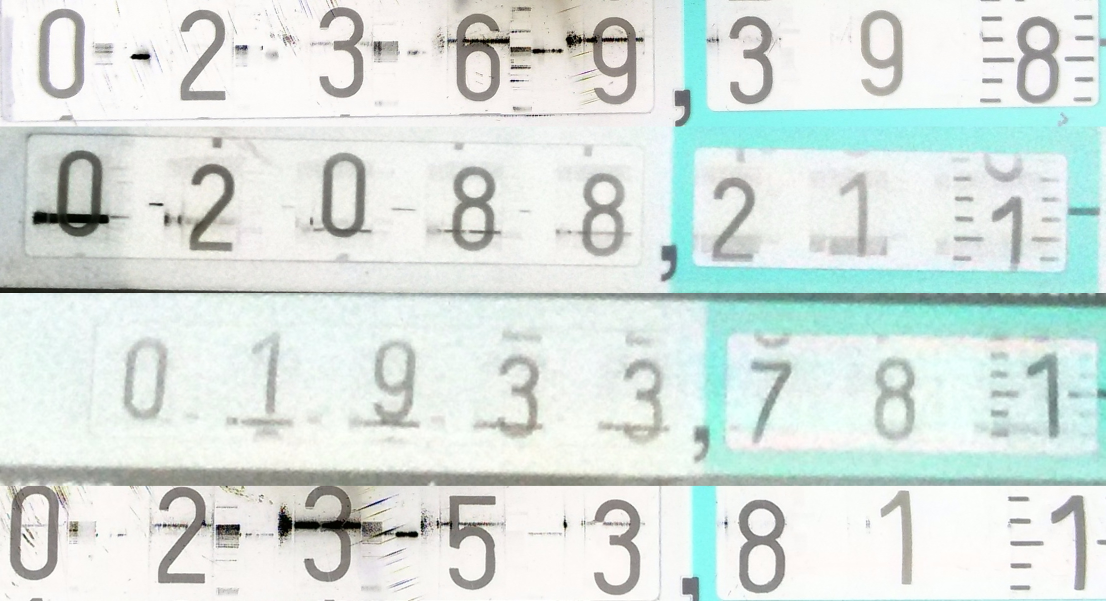
//> input picture Dujos/Duju skaitliuko klasifikaciju generatorius/ss1.png, 2211 x 1202 px (shown at 1/2 size)
$ ./GenDataDuju   (built with g++ and OpenCV 4)
//> lines starting //> are read from the running program, lines starting //| are printed output that depends on the picture; after the words box and inside, x2 and y2 are one past the last pixel; in counts of white or black regions, pixels touching at a corner belong together
#include<opencv2/core/core.hpp>
#include<opencv2/highgui/highgui.hpp>
#include<opencv2/imgproc/imgproc.hpp>
#include<opencv2/ml/ml.hpp>

#include<iostream>
#include<vector>

const int MIN_CONTOUR_AREA = 850;

const int RESIZED_IMAGE_WIDTH = 20;
const int RESIZED_IMAGE_HEIGHT = 30;

///////////////////////////////////////////////////////////////////////////////////////////////////
int main() {

	cv::Mat trainingImage;
	cv::Mat trainingImageH;
	cv::Mat imgGrayscale;
	cv::Mat imgBlurred;
	cv::Mat imgThresh;
	cv::Mat imgThreshCopy;
	cv::Mat imgThreshCopy2;
	cv::Mat imgThreshCopy3;
	cv::Mat imgThreshCopy4;
	cv::Mat imgThreshCopy5;


	std::vector<std::vector<cv::Point> > ptContours;
	std::vector<cv::Vec4i> v4iHierarchy;

	cv::Mat matClassificationInts;

	cv::Mat matTrainingImagesAsFlattenedFloats;

	std::vector<int> intValidChars = { '0', '1', '2', '3', '4', '5', '6', '7', '8', '9', ',' };

	trainingImage = cv::imread("ss1.png"); //Nuskaitom nuotrauka
//> trainingImage is the input picture: 1202 rows x 2211 cols, CV_8UC3; mean B, G, R 223.3, 227.5, 216.7
	//trainingImage.convertTo(trainingImage, -1, 1.3, -50);
	//cv::resize(trainingImage, trainingImage, cv::Size(), 0.55, 0.55);

	if (trainingImage.empty()) {
		std::cout << "error: image not read from file\n\n";
		return(0);
	}

	cv::cvtColor(trainingImage, imgGrayscale, CV_BGR2GRAY);
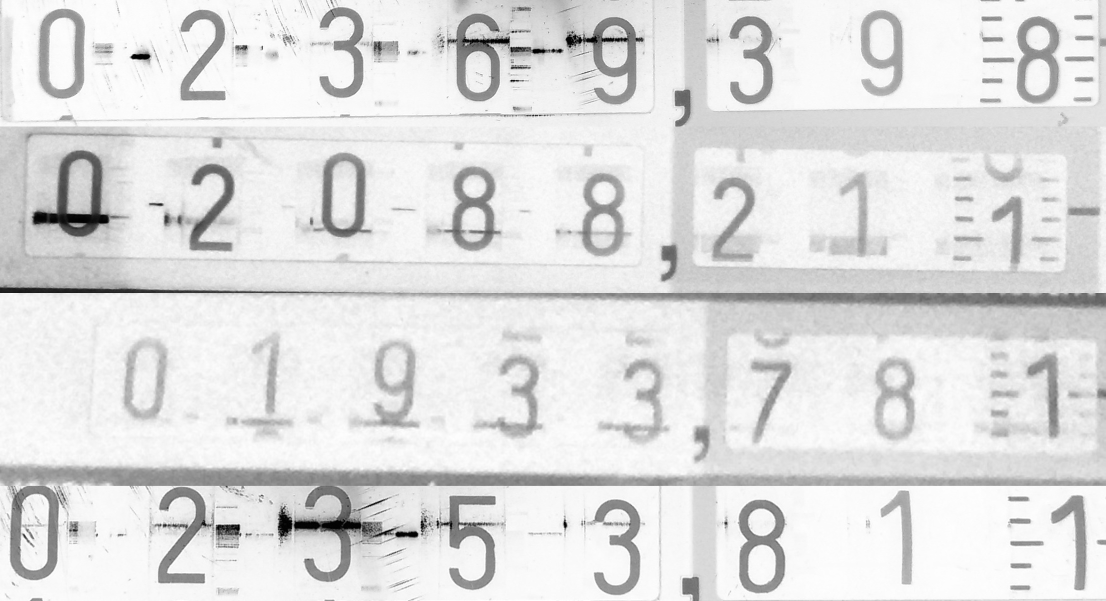
//> imgGrayscale: 1202 rows x 2211 cols, CV_8UC1 (shown at 1/2 size); min 0, max 255, mean 223.8

	cv::GaussianBlur(imgGrayscale,
		imgBlurred,
		cv::Size(5, 5),
		0);


	cv::adaptiveThreshold(imgBlurred,
		imgThresh,
		255,
		cv::ADAPTIVE_THRESH_GAUSSIAN_C,
		cv::THRESH_BINARY_INV,
		11,
		2);
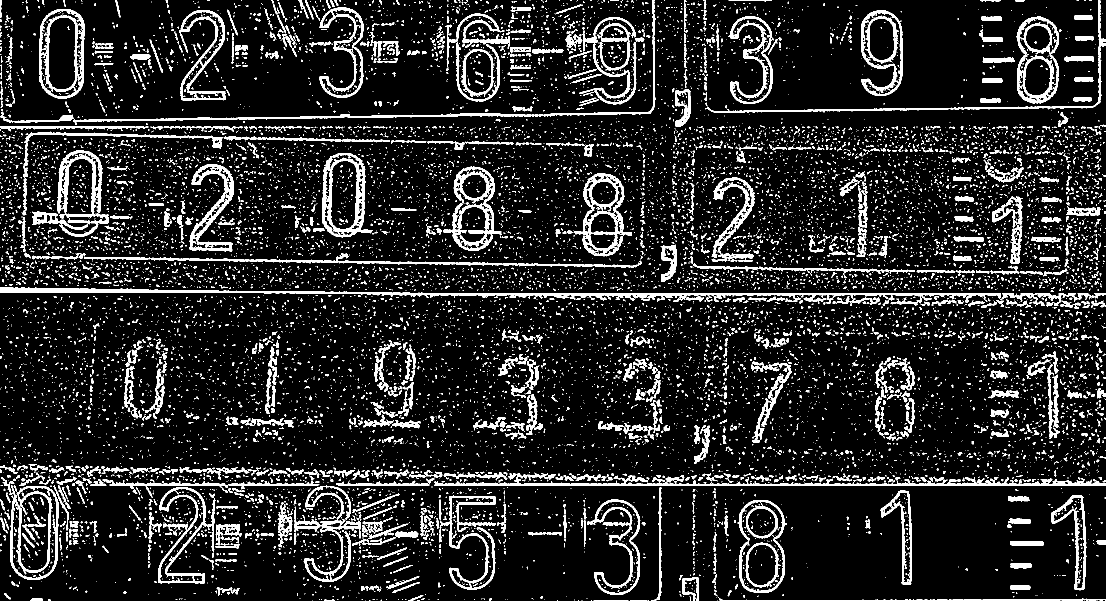
//> imgThresh: 1202 rows x 2211 cols, CV_8UC1 (shown at 1/2 size); 12.3% white; 15007 white regions (13462 under 20 px), largest, box (x1, y1, x2, y2) and area: (0, 575, 2002, 612) 13882, (868, 945, 2211, 972) 9016, (64, 301, 218, 473) 5872

	cv::imshow("imgThresh", imgThresh);
	imgThreshCopy = imgThresh.clone();
	imgThreshCopy2 = imgThresh.clone();


	cv::morphologyEx(imgThreshCopy,
		imgThreshCopy2,
		cv::MORPH_OPEN,
		cv::Mat(),
		cv::Point(-1, -1),
		1);
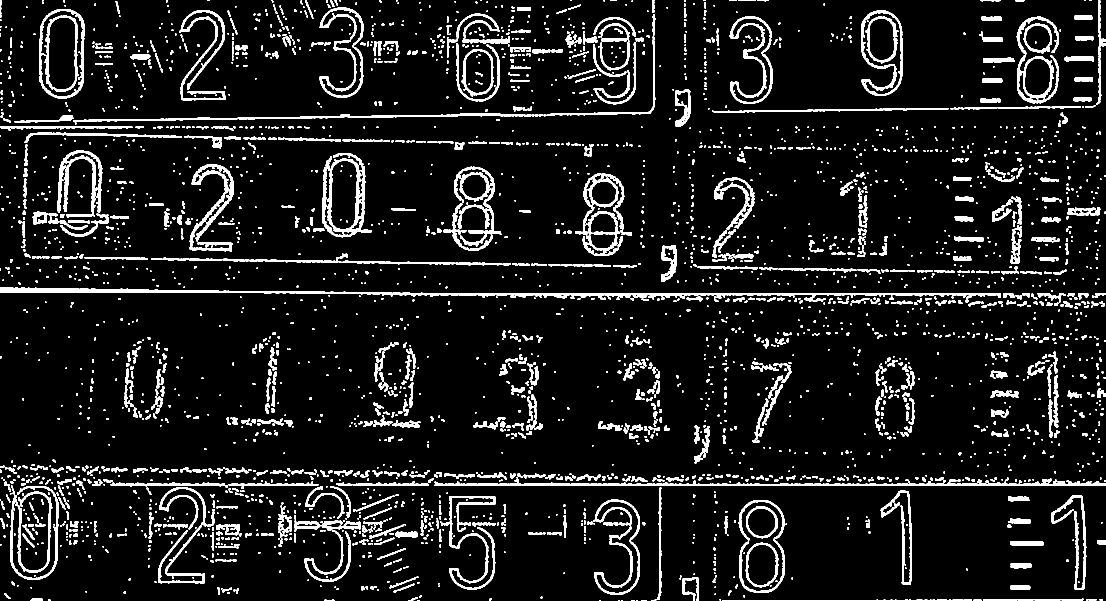
//> imgThreshCopy2: 1202 rows x 2211 cols, CV_8UC1 (shown at 1/2 size); 9.1% white; 3307 white regions (1911 under 20 px), largest, box (x1, y1, x2, y2) and area: (0, 575, 2001, 603) 12084, (869, 957, 2211, 972) 7164, (644, 306, 744, 475) 4685

	cv::morphologyEx(imgThreshCopy2,
		imgThreshCopy3,
		cv::MORPH_CLOSE,
		cv::Mat(),
		cv::Point(-1, -1),
		1);
//> imgThreshCopy3: 1202 rows x 2211 cols, CV_8UC1; 9.4% white; 2596 white regions (1551 under 20 px)

	cv::imshow("po morfologiniu", imgThreshCopy3);

	cv::findContours(imgThreshCopy3,
		ptContours,
		v4iHierarchy,
		cv::RETR_EXTERNAL,
		cv::CHAIN_APPROX_SIMPLE);
//> ptContours = 2552 contours, 1820 with area under 20; largest, box (x1, y1, x2, y2) and area: (1476, 1000, 1574, 1186) 14445, (78, 18, 170, 197) 14259, (644, 306, 744, 475) 12661, (1150, 346, 1264, 512) 11381, (3, 955, 118, 1160) 11343; v4iHierarchy = 2552 items, first 8: [1, -1, -1, -1], [2, 0, -1, -1], [3, 1, -1, -1], [4, 2, -1, -1], [5, 3, -1, -1], [6, 4, -1, -1], [7, 5, -1, -1], [8, 6, -1, -1]


	for (int i = 0; i < ptContours.size(); i++) {
		if (cv::contourArea(ptContours[i]) > MIN_CONTOUR_AREA) {
			cv::Rect boundingRect = cv::boundingRect(ptContours[i]);

			cv::rectangle(trainingImage, boundingRect, cv::Scalar(0, 0, 255), 2);

			cv::Mat matROI = imgThreshCopy3(boundingRect);

			cv::Mat matROIResized;
			cv::resize(matROI, matROIResized, cv::Size(RESIZED_IMAGE_WIDTH, RESIZED_IMAGE_HEIGHT));

			cv::imshow("matROI", matROI);
			cv::imshow("matROIResized", matROIResized);
			cv::imshow("imgTrainingNumbers", trainingImage);

			int intChar = cv::waitKey(0);

			if (intChar == 27) {
				return(0);
			}
			else if (std::find(intValidChars.begin(), intValidChars.end(), intChar) != intValidChars.end()) {

				matClassificationInts.push_back(intChar);

				cv::Mat matImageFloat;
				matROIResized.convertTo(matImageFloat, CV_32FC1);

				cv::Mat matImageFlattenedFloat = matImageFloat.reshape(1, 1);

				matTrainingImagesAsFlattenedFloats.push_back(matImageFlattenedFloat);

			}
		}
	}
//> this loop made 2552 passes; the space key is pressed
//> boundingRect on passes 300, 310, 314, 327, 328, 348, 357, 362, 387, 421, 479, 887: Rect(556, 1005, 28, 89), Rect(1476, 1000, 98, 186), Rect(1186, 999, 94, 191), Rect(873, 992, 125, 188), Rect(2102, 991, 71, 189), Rect(1761, 981, 63, 188), Rect(316, 974, 114, 193), Rect(588, 972, 134, 192), Rect(206, 959, 431, 31), Rect(3, 955, 115, 205), Rect(869, 947, 1342, 25), Rect(2097, 750, 22, 126)
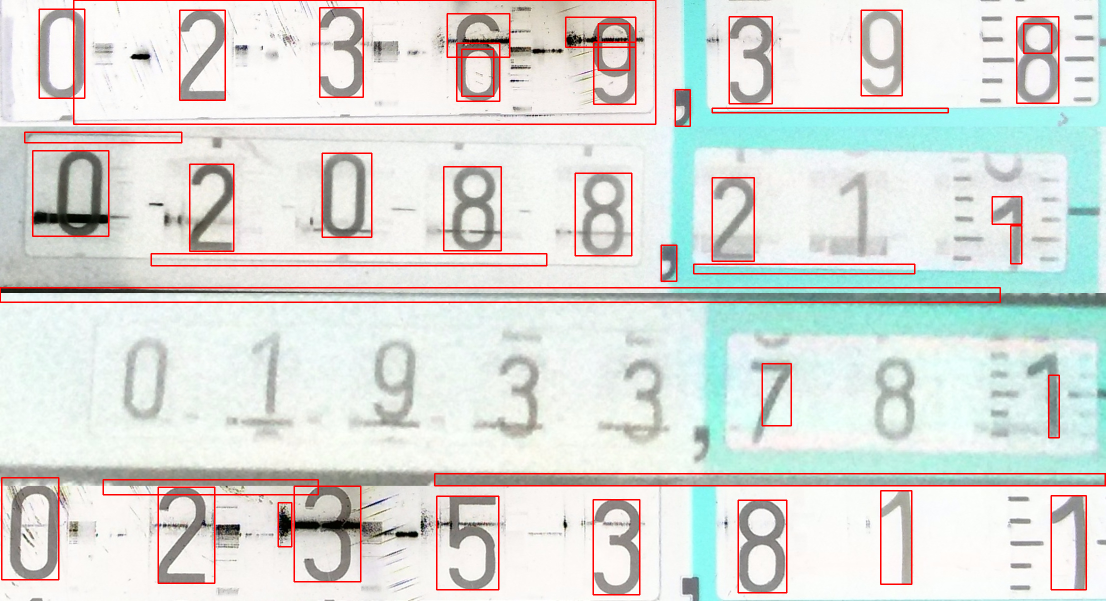
//> trainingImage: 1202 rows x 2211 cols, CV_8UC3 (shown at 1/2 size); 3.34% of pixels changed, all inside (x1, y1, x2, y2) = (0, 0, 2211, 1191)

	std::cout << "training complete\n\n";


	cv::FileStorage fsClassifications("classifications2.xml", cv::FileStorage::WRITE);

	if (fsClassifications.isOpened() == false) {
		std::cout << "error, unable to open training classifications file, exiting program\n\n";
		return(0);
	}

	fsClassifications << "classifications" << matClassificationInts;
	fsClassifications.release();


	cv::FileStorage fsTrainingImages("images2.xml", cv::FileStorage::WRITE);

	if (fsTrainingImages.isOpened() == false) {
		std::cout << "error, unable to open training images file, exiting program\n\n";
		return(0);
	}

	fsTrainingImages << "images" << matTrainingImagesAsFlattenedFloats;
	fsTrainingImages.release();

	return(0);
}
